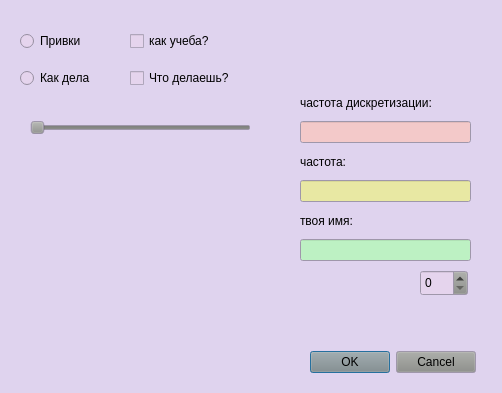
<?xml version="1.0" encoding="UTF-8"?>
<ui version="4.0">
 <class>Form</class>
 <widget class="QWidget" name="Form">
  <property name="geometry">
   <rect>
    <x>0</x>
    <y>0</y>
    <width>502</width>
    <height>393</height>
   </rect>
  </property>
  <property name="palette">
   <palette>
    <active>
     <colorrole role="Button">
      <brush brushstyle="SolidPattern">
       <color alpha="255">
        <red>136</red>
        <green>138</green>
        <blue>133</blue>
       </color>
      </brush>
     </colorrole>
     <colorrole role="Base">
      <brush brushstyle="SolidPattern">
       <color alpha="255">
        <red>229</red>
        <green>212</green>
        <blue>237</blue>
       </color>
      </brush>
     </colorrole>
     <colorrole role="Window">
      <brush brushstyle="SolidPattern">
       <color alpha="255">
        <red>223</red>
        <green>211</green>
        <blue>238</blue>
       </color>
      </brush>
     </colorrole>
    </active>
    <inactive>
     <colorrole role="Button">
      <brush brushstyle="SolidPattern">
       <color alpha="255">
        <red>136</red>
        <green>138</green>
        <blue>133</blue>
       </color>
      </brush>
     </colorrole>
     <colorrole role="Base">
      <brush brushstyle="SolidPattern">
       <color alpha="255">
        <red>229</red>
        <green>212</green>
        <blue>237</blue>
       </color>
      </brush>
     </colorrole>
     <colorrole role="Window">
      <brush brushstyle="SolidPattern">
       <color alpha="255">
        <red>223</red>
        <green>211</green>
        <blue>238</blue>
       </color>
      </brush>
     </colorrole>
    </inactive>
    <disabled>
     <colorrole role="Button">
      <brush brushstyle="SolidPattern">
       <color alpha="255">
        <red>136</red>
        <green>138</green>
        <blue>133</blue>
       </color>
      </brush>
     </colorrole>
     <colorrole role="Base">
      <brush brushstyle="SolidPattern">
       <color alpha="255">
        <red>223</red>
        <green>211</green>
        <blue>238</blue>
       </color>
      </brush>
     </colorrole>
     <colorrole role="Window">
      <brush brushstyle="SolidPattern">
       <color alpha="255">
        <red>223</red>
        <green>211</green>
        <blue>238</blue>
       </color>
      </brush>
     </colorrole>
    </disabled>
   </palette>
  </property>
  <property name="windowTitle">
   <string>Form</string>
  </property>
  <widget class="QWidget" name="verticalLayoutWidget">
   <property name="geometry">
    <rect>
     <x>300</x>
     <y>90</y>
     <width>171</width>
     <height>171</height>
    </rect>
   </property>
   <layout class="QVBoxLayout" name="verticalLayout">
    <item>
     <widget class="QLabel" name="label">
      <property name="acceptDrops">
       <bool>false</bool>
      </property>
      <property name="text">
       <string>частота дискретизации:</string>
      </property>
      <property name="textFormat">
       <enum>Qt::AutoText</enum>
      </property>
      <property name="scaledContents">
       <bool>false</bool>
      </property>
     </widget>
    </item>
    <item>
     <widget class="QLineEdit" name="lineEdit">
      <property name="palette">
       <palette>
        <active>
         <colorrole role="Base">
          <brush brushstyle="SolidPattern">
           <color alpha="255">
            <red>243</red>
            <green>201</green>
            <blue>201</blue>
           </color>
          </brush>
         </colorrole>
        </active>
        <inactive>
         <colorrole role="Base">
          <brush brushstyle="SolidPattern">
           <color alpha="255">
            <red>243</red>
            <green>201</green>
            <blue>201</blue>
           </color>
          </brush>
         </colorrole>
        </inactive>
        <disabled>
         <colorrole role="Base">
          <brush brushstyle="SolidPattern">
           <color alpha="255">
            <red>223</red>
            <green>211</green>
            <blue>238</blue>
           </color>
          </brush>
         </colorrole>
        </disabled>
       </palette>
      </property>
     </widget>
    </item>
    <item>
     <widget class="QLabel" name="label_2">
      <property name="text">
       <string>частота:</string>
      </property>
     </widget>
    </item>
    <item>
     <widget class="QLineEdit" name="lineEdit_2">
      <property name="palette">
       <palette>
        <active>
         <colorrole role="Base">
          <brush brushstyle="SolidPattern">
           <color alpha="255">
            <red>232</red>
            <green>232</green>
            <blue>163</blue>
           </color>
          </brush>
         </colorrole>
        </active>
        <inactive>
         <colorrole role="Base">
          <brush brushstyle="SolidPattern">
           <color alpha="255">
            <red>232</red>
            <green>232</green>
            <blue>163</blue>
           </color>
          </brush>
         </colorrole>
        </inactive>
        <disabled>
         <colorrole role="Base">
          <brush brushstyle="SolidPattern">
           <color alpha="255">
            <red>223</red>
            <green>211</green>
            <blue>238</blue>
           </color>
          </brush>
         </colorrole>
        </disabled>
       </palette>
      </property>
     </widget>
    </item>
    <item>
     <widget class="QLabel" name="label_3">
      <property name="text">
       <string>твоя имя:</string>
      </property>
     </widget>
    </item>
    <item>
     <widget class="QLineEdit" name="lineEdit_3">
      <property name="palette">
       <palette>
        <active>
         <colorrole role="Base">
          <brush brushstyle="SolidPattern">
           <color alpha="255">
            <red>189</red>
            <green>241</green>
            <blue>195</blue>
           </color>
          </brush>
         </colorrole>
        </active>
        <inactive>
         <colorrole role="Base">
          <brush brushstyle="SolidPattern">
           <color alpha="255">
            <red>189</red>
            <green>241</green>
            <blue>195</blue>
           </color>
          </brush>
         </colorrole>
        </inactive>
        <disabled>
         <colorrole role="Base">
          <brush brushstyle="SolidPattern">
           <color alpha="255">
            <red>223</red>
            <green>211</green>
            <blue>238</blue>
           </color>
          </brush>
         </colorrole>
        </disabled>
       </palette>
      </property>
     </widget>
    </item>
   </layout>
  </widget>
  <widget class="QSlider" name="horizontalSlider">
   <property name="geometry">
    <rect>
     <x>30</x>
     <y>120</y>
     <width>221</width>
     <height>16</height>
    </rect>
   </property>
   <property name="orientation">
    <enum>Qt::Horizontal</enum>
   </property>
  </widget>
  <widget class="QDialogButtonBox" name="buttonBox">
   <property name="geometry">
    <rect>
     <x>310</x>
     <y>350</y>
     <width>166</width>
     <height>25</height>
    </rect>
   </property>
   <property name="standardButtons">
    <set>QDialogButtonBox::Cancel|QDialogButtonBox::Ok</set>
   </property>
  </widget>
  <widget class="QWidget" name="verticalLayoutWidget_2">
   <property name="geometry">
    <rect>
     <x>20</x>
     <y>20</y>
     <width>114</width>
     <height>80</height>
    </rect>
   </property>
   <layout class="QVBoxLayout" name="verticalLayout_2">
    <item>
     <widget class="QRadioButton" name="radioButton_2">
      <property name="text">
       <string>Привки</string>
      </property>
     </widget>
    </item>
    <item>
     <widget class="QRadioButton" name="radioButton">
      <property name="text">
       <string>Как дела</string>
      </property>
     </widget>
    </item>
   </layout>
  </widget>
  <widget class="QWidget" name="verticalLayoutWidget_4">
   <property name="geometry">
    <rect>
     <x>130</x>
     <y>20</y>
     <width>125</width>
     <height>80</height>
    </rect>
   </property>
   <layout class="QVBoxLayout" name="verticalLayout_5">
    <item>
     <widget class="QCheckBox" name="checkBox_2">
      <property name="text">
       <string>как учеба?</string>
      </property>
     </widget>
    </item>
    <item>
     <widget class="QCheckBox" name="checkBox">
      <property name="text">
       <string>Что делаешь?</string>
      </property>
     </widget>
    </item>
   </layout>
  </widget>
  <widget class="QSpinBox" name="spinBox">
   <property name="geometry">
    <rect>
     <x>420</x>
     <y>270</y>
     <width>48</width>
     <height>26</height>
    </rect>
   </property>
  </widget>
  <widget class="QLabel" name="label_4">
   <property name="geometry">
    <rect>
     <x>10</x>
     <y>150</y>
     <width>271</width>
     <height>221</height>
    </rect>
   </property>
   <property name="text">
    <string/>
   </property>
   <property name="pixmap">
    <pixmap>../Downloads/free-png.ru-383.png</pixmap>
   </property>
   <property name="scaledContents">
    <bool>true</bool>
   </property>
  </widget>
 </widget>
 <resources/>
 <connections/>
</ui>
